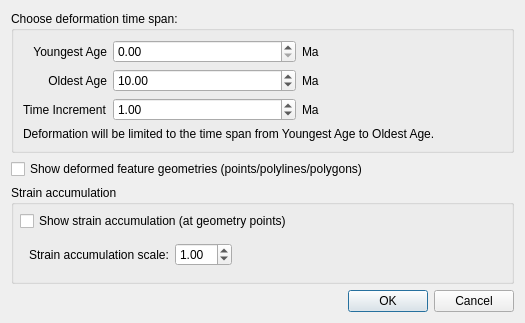
<?xml version="1.0" encoding="UTF-8"?>
<ui version="4.0">
 <class>SetDeformationParametersDialog</class>
 <widget class="QDialog" name="SetDeformationParametersDialog">
  <property name="windowModality">
   <enum>Qt::NonModal</enum>
  </property>
  <property name="geometry">
   <rect>
    <x>0</x>
    <y>0</y>
    <width>525</width>
    <height>303</height>
   </rect>
  </property>
  <property name="windowTitle">
   <string>Set Deformation Parameters</string>
  </property>
  <layout class="QVBoxLayout" name="verticalLayout_3">
   <item>
    <widget class="QGroupBox" name="time_span_group_box">
     <property name="title">
      <string>Choose deformation time span:</string>
     </property>
     <layout class="QVBoxLayout" name="verticalLayout">
      <item>
       <layout class="QGridLayout" name="gridLayout">
        <item row="0" column="0">
         <widget class="QLabel" name="label_start">
          <property name="text">
           <string>Youngest Age</string>
          </property>
          <property name="alignment">
           <set>Qt::AlignRight|Qt::AlignTrailing|Qt::AlignVCenter</set>
          </property>
         </widget>
        </item>
        <item row="0" column="1">
         <layout class="QHBoxLayout" name="horizontalLayout">
          <item>
           <widget class="QDoubleSpinBox" name="spinbox_end_time">
            <property name="sizePolicy">
             <sizepolicy hsizetype="MinimumExpanding" vsizetype="Fixed">
              <horstretch>0</horstretch>
              <verstretch>0</verstretch>
             </sizepolicy>
            </property>
            <property name="maximum">
             <double>1000.000000000000000</double>
            </property>
           </widget>
          </item>
          <item>
           <widget class="QLabel" name="label_begin">
            <property name="text">
             <string>Ma</string>
            </property>
           </widget>
          </item>
          <item>
           <spacer name="horizontalSpacer">
            <property name="orientation">
             <enum>Qt::Horizontal</enum>
            </property>
            <property name="sizeHint" stdset="0">
             <size>
              <width>40</width>
              <height>20</height>
             </size>
            </property>
           </spacer>
          </item>
         </layout>
        </item>
        <item row="1" column="0">
         <widget class="QLabel" name="label_final">
          <property name="text">
           <string>Oldest Age</string>
          </property>
          <property name="alignment">
           <set>Qt::AlignRight|Qt::AlignTrailing|Qt::AlignVCenter</set>
          </property>
         </widget>
        </item>
        <item row="1" column="1">
         <layout class="QHBoxLayout" name="horizontalLayout_2">
          <item>
           <widget class="QDoubleSpinBox" name="spinbox_begin_time">
            <property name="sizePolicy">
             <sizepolicy hsizetype="MinimumExpanding" vsizetype="Fixed">
              <horstretch>0</horstretch>
              <verstretch>0</verstretch>
             </sizepolicy>
            </property>
            <property name="maximum">
             <double>1000.000000000000000</double>
            </property>
            <property name="value">
             <double>10.000000000000000</double>
            </property>
           </widget>
          </item>
          <item>
           <widget class="QLabel" name="label_end">
            <property name="text">
             <string>Ma</string>
            </property>
           </widget>
          </item>
          <item>
           <spacer name="horizontalSpacer_2">
            <property name="orientation">
             <enum>Qt::Horizontal</enum>
            </property>
            <property name="sizeHint" stdset="0">
             <size>
              <width>40</width>
              <height>20</height>
             </size>
            </property>
           </spacer>
          </item>
         </layout>
        </item>
        <item row="2" column="0">
         <widget class="QLabel" name="label_increment">
          <property name="text">
           <string>Time Increment</string>
          </property>
         </widget>
        </item>
        <item row="2" column="1">
         <layout class="QHBoxLayout" name="horizontalLayout_3">
          <item>
           <widget class="QDoubleSpinBox" name="spinbox_time_increment">
            <property name="sizePolicy">
             <sizepolicy hsizetype="MinimumExpanding" vsizetype="Fixed">
              <horstretch>0</horstretch>
              <verstretch>0</verstretch>
             </sizepolicy>
            </property>
            <property name="maximum">
             <double>1000.000000000000000</double>
            </property>
            <property name="value">
             <double>1.000000000000000</double>
            </property>
           </widget>
          </item>
          <item>
           <widget class="QLabel" name="label_delta_t">
            <property name="text">
             <string>Ma</string>
            </property>
           </widget>
          </item>
          <item>
           <spacer name="horizontalSpacer_4">
            <property name="orientation">
             <enum>Qt::Horizontal</enum>
            </property>
            <property name="sizeHint" stdset="0">
             <size>
              <width>40</width>
              <height>20</height>
             </size>
            </property>
           </spacer>
          </item>
         </layout>
        </item>
       </layout>
      </item>
      <item>
       <widget class="QLabel" name="label">
        <property name="text">
         <string>Deformation will be limited to the time span from Youngest Age to Oldest Age.</string>
        </property>
       </widget>
      </item>
     </layout>
    </widget>
   </item>
   <item>
    <layout class="QHBoxLayout" name="horizontalLayout_5">
     <item>
      <widget class="QCheckBox" name="show_deformed_feature_geometries_checkbox">
       <property name="text">
        <string>Show deformed feature geometries (points/polylines/polygons)</string>
       </property>
      </widget>
     </item>
    </layout>
   </item>
   <item>
    <widget class="QGroupBox" name="strain_accumulation_groupbox">
     <property name="title">
      <string>Strain accumulation</string>
     </property>
     <layout class="QVBoxLayout" name="verticalLayout_2">
      <property name="spacing">
       <number>3</number>
      </property>
      <property name="margin">
       <number>6</number>
      </property>
      <item>
       <layout class="QHBoxLayout" name="horizontalLayout_4">
        <item>
         <widget class="QCheckBox" name="show_strain_accumulation_checkbox">
          <property name="text">
           <string>Show strain accumulation (at geometry points)</string>
          </property>
         </widget>
        </item>
        <item>
         <spacer name="horizontalSpacer_5">
          <property name="orientation">
           <enum>Qt::Horizontal</enum>
          </property>
          <property name="sizeHint" stdset="0">
           <size>
            <width>40</width>
            <height>20</height>
           </size>
          </property>
         </spacer>
        </item>
       </layout>
      </item>
      <item>
       <widget class="QWidget" name="strain_accumulation_widget" native="true">
        <layout class="QHBoxLayout" name="horizontalLayout_6">
         <item>
          <widget class="QLabel" name="strain_accumulation_scale_label">
           <property name="text">
            <string>Strain accumulation scale:</string>
           </property>
          </widget>
         </item>
         <item>
          <widget class="QDoubleSpinBox" name="strain_accumulation_scale_spinbox">
           <property name="singleStep">
            <double>0.200000000000000</double>
           </property>
           <property name="value">
            <double>1.000000000000000</double>
           </property>
          </widget>
         </item>
         <item>
          <spacer name="horizontalSpacer_3">
           <property name="orientation">
            <enum>Qt::Horizontal</enum>
           </property>
           <property name="sizeHint" stdset="0">
            <size>
             <width>40</width>
             <height>20</height>
            </size>
           </property>
          </spacer>
         </item>
        </layout>
       </widget>
      </item>
     </layout>
    </widget>
   </item>
   <item>
    <spacer>
     <property name="orientation">
      <enum>Qt::Vertical</enum>
     </property>
     <property name="sizeHint" stdset="0">
      <size>
       <width>374</width>
       <height>16</height>
      </size>
     </property>
    </spacer>
   </item>
   <item>
    <widget class="QDialogButtonBox" name="main_buttonbox">
     <property name="standardButtons">
      <set>QDialogButtonBox::Cancel|QDialogButtonBox::Ok</set>
     </property>
    </widget>
   </item>
  </layout>
 </widget>
 <resources/>
 <connections/>
</ui>
